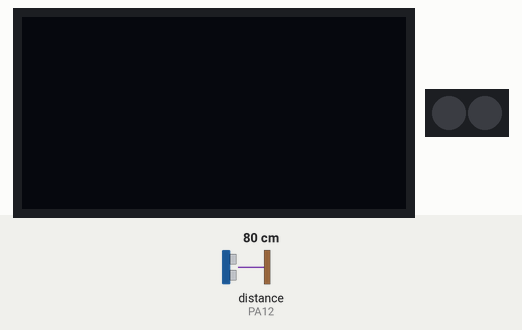
Bench run of a program on a simulated pyboard running MicroPython. Parts: 128×64 one-colour display, 2 RGB LEDs in strip order, left to right. The test bench sets the inputs (shaded band); at power-on: distance to the obstacle (sensor on PA12) 80 cm. The echo pulse lasts 58.3 µs per cm; library files of the repository ran but are not shown: HC_SR04.py, SSD1306.py; what the program prints to the serial console is not drawn.

Above: at 1.2 s.
1.3 s: distance to the obstacle (sensor on PA12) set to 2 cm
At 1.96 s:
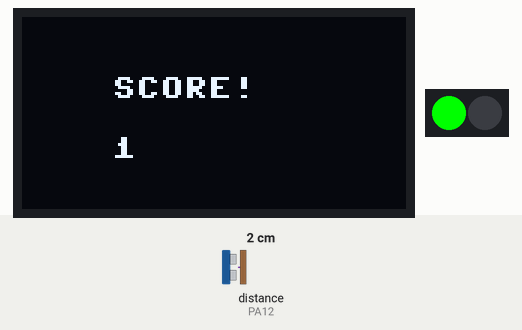
3.6 s: distance to the obstacle (sensor on PA12) set to 18 cm
At 4.0 s:
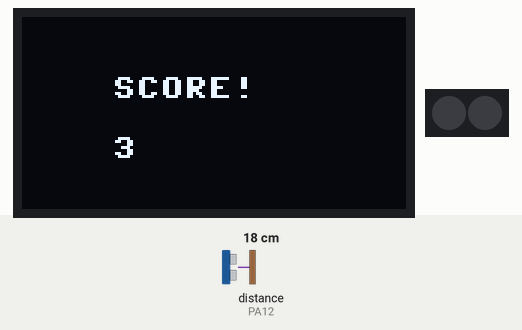
5.1 s: distance to the obstacle (sensor on PA12) set to 4 cm
At 5.76 s:
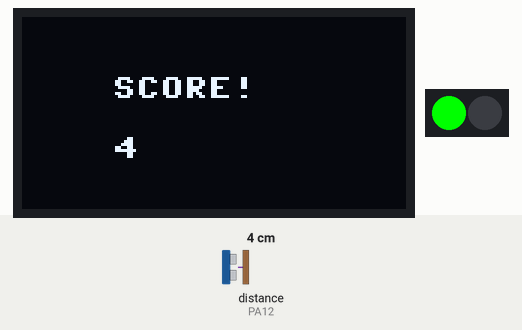
Timing chart, 0 to 12.6 s (numbered marks = the images above; inputs shaded):
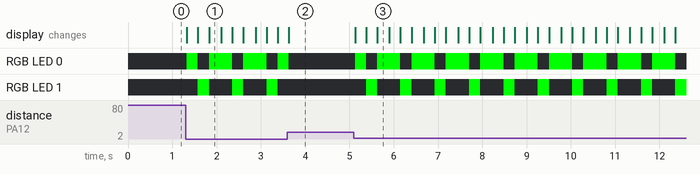

Measured:
- after the input at 1.3 s, RGB LED 0: off → RGB(0, 255, 0) at once, then repeats every 0.78 s: off 0.25 s, RGB(0, 255, 0) 0.53 s; RGB LED 1: alternates RGB(0, 255, 0) for 0.25 s and off for 0.53 s, starting after 0.28 s; the display: changes at once (image 1)
- after the input at 5.1 s, RGB LED 0: off → RGB(0, 255, 0) at once, then repeats every 0.78 s: off 0.25 s, RGB(0, 255, 0) 0.53 s; RGB LED 1: alternates RGB(0, 255, 0) for 0.25 s and off for 0.53 s, starting after 0.28 s; the display: changes at once (image 3)

The program:

firmware.py
```python
import time
from machine import Pin, I2C
import neopixel
from HC_SR04 import HCSR04
import SSD1306 as ssd1306

i2c = I2C(scl=Pin(15), sda=Pin(4), freq=400000)      #Init i2c
lcd=ssd1306.SSD1306_I2C(128,64,i2c)
sensor = HCSR04(trigger_pin=13, echo_pin=12,echo_timeout_us=1000000)
np = neopixel.NeoPixel(Pin(14), 2)

# Hole size in mm
TRIGGER_DISTANCE = 150

score = 0

try:
    while True:

        distance = sensor.distance_mm()
        #print(distance)

        if distance < TRIGGER_DISTANCE:
            score += 1

            print("*** POINT SCORED! ***")

            # Display the score on the display
            lcd.fill(0)
            lcd.text("SCORE!",30,20)
            lcd.text(str(score),30,40)
            #lcd.text("Distance:",30,20)
            #lcd.text(str(distance),30,40)
            lcd.show()

            # TODO: Flash the LEDs

            np[0] = (0, 255, 0)
            np[1] = (0,0,0)
            np.write()
            time.sleep(.25)
            np[0] = (0,0,0)
            np[1] = (0,255,0)
            np.write()
            time.sleep(.25)
            np[0] = (0,255,0)
            np[1] = (0,0,0)
            np.write()
            time.sleep(.25)
            np[0] = (0,0,0)
            np[1] = (0,0,0)
            np.write()

except KeyboardInterrupt:
       pass
```
